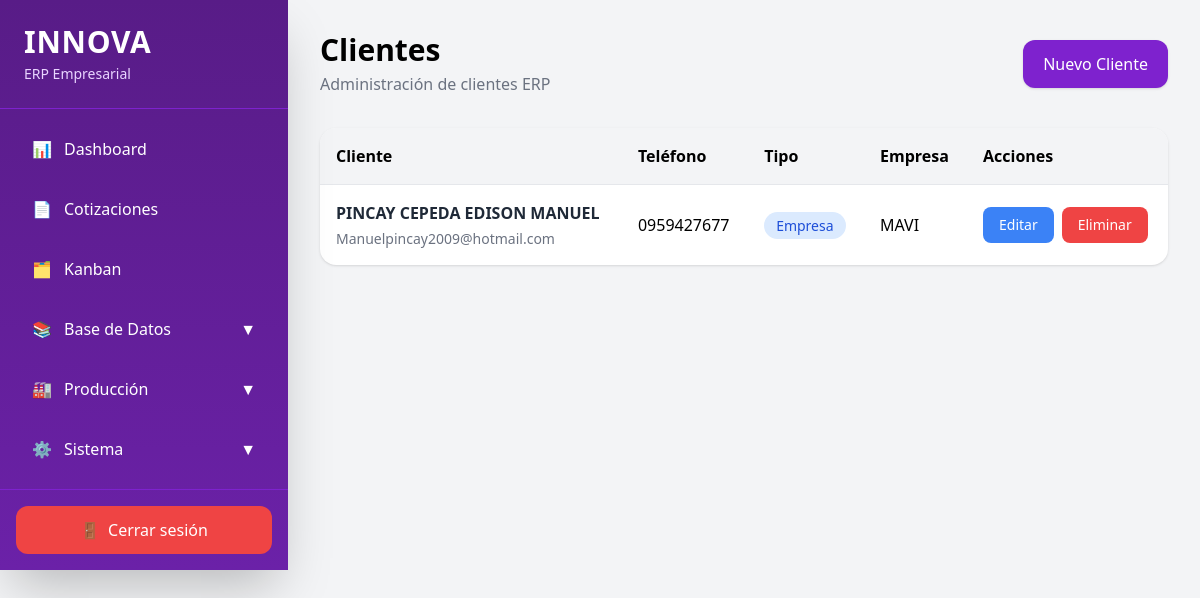
Before: /clients/ with the older database file.
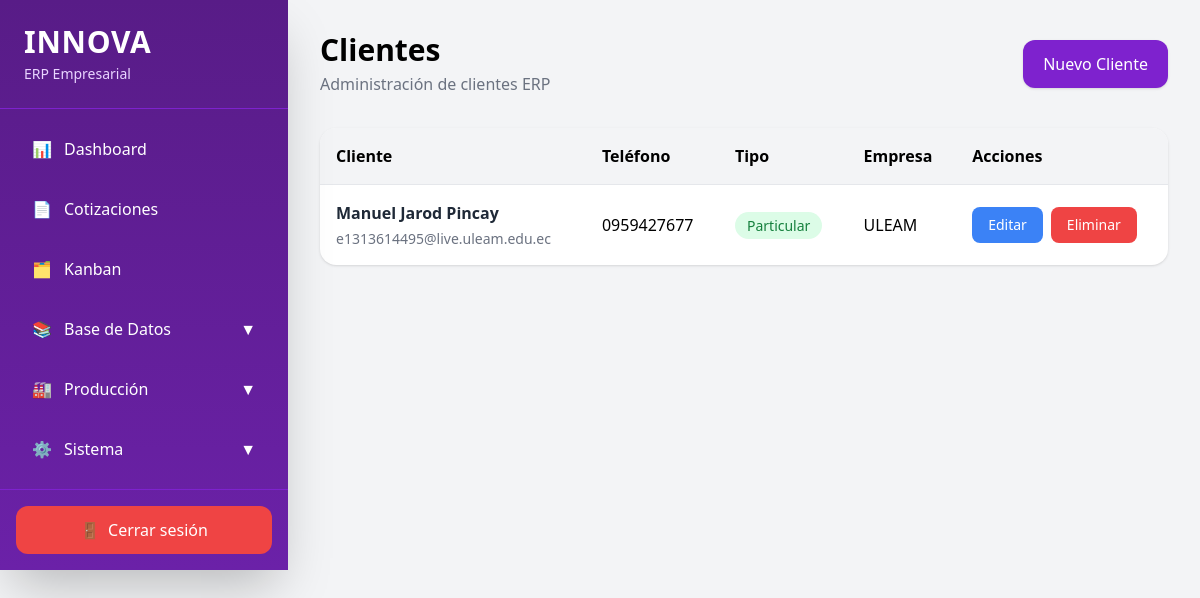
After: the same page with the newer database file.
### app/models/client.py (models this page shows)
class Client(Base):
    __tablename__ = "clients"
    id = Column(Integer, primary_key=True, index=True)
    name = Column(String)
    company = Column(String)
    ruc_ci = Column(String)
    phone = Column(String)
    email = Column(String)
    address = Column(Text)
    client_type = Column(String)
    observations = Column(Text)

### app/routes/clients.py (the view)
@router.get(
    "/",
    response_class=HTMLResponse
)
async def clients_page(
    request: Request,
    db: Session = Depends(get_db)
):
    clients = db.query(Client).all()
    return templates.TemplateResponse(
        request=request,
        name="clients.html",
        context={
            "clients": clients
        }
    )

### app/templates/clients.html
{% extends 'base.html' %}
{% block content %}
<div class="flex justify-between items-center mb-8">
    <div>
        <h1 class="text-2xl md:text-3xl font-bold">
            Clientes
        </h1>
        <p class="text-gray-500 mt-1">
            Administración de clientes ERP
        </p>
    </div>
    <a
        href="/clients/new"
        class="bg-purple-700 hover:bg-purple-800 text-white px-5 py-3 rounded-xl shadow transition"
    >
        Nuevo Cliente
    </a>
</div>
<div class="bg-white rounded-2xl shadow overflow-hidden">
    <div class="overflow-x-auto">
        <table class="w-full">
        <thead class="bg-gray-100">
            <tr>
                <th class="text-left p-4">
                    Cliente
                </th>
                <th class="text-left p-4">
                    Teléfono
                </th>
                <th class="text-left p-4">
                    Tipo
                </th>
                <th class="text-left p-4">
                    Empresa
                </th>
                <th class="text-left p-4">
                    Acciones
                </th>
            </tr>
        </thead>
        <tbody>
            {% for client in clients %}
            <tr class="border-t hover:bg-gray-50 transition">
                <td class="p-4">
                    <div class="font-semibold text-gray-800">
                        {{ client.name }}
                    </div>
                    {% if client.email %}
                    <div class="text-sm text-gray-500 mt-1">
                        {{ client.email }}
                    </div>
                    {% endif %}
                </td>
                <td class="p-4">
                    {{ client.phone or '-' }}
                </td>
                <td class="p-4">
                    {% if client.client_type == "empresa" %}
                    <span class="bg-blue-100 text-blue-700 px-3 py-1 rounded-full text-sm">
                        Empresa
                    </span>
                    {% else %}
                    <span class="bg-green-100 text-green-700 px-3 py-1 rounded-full text-sm">
                        Particular
                    </span>
                    {% endif %}
                </td>
                <td class="p-4">
                    {{ client.company or '-' }}
                </td>
                <td class="p-4">
                    <div class="flex gap-2">
                        <a
                            href="/clients/{{ client.id }}/edit"
                            class="bg-blue-500 hover:bg-blue-600 text-white px-4 py-2 rounded-lg text-sm transition"
                        >
                            Editar
                        </a>
                        <a
                            href="/clients/{{ client.id }}/delete"
                            onclick="return confirm('¿Eliminar cliente?')"
                            class="bg-red-500 hover:bg-red-600 text-white px-4 py-2 rounded-lg text-sm transition"
                        >
                            Eliminar
                        </a>
                    </div>
                </td>
            </tr>
            {% endfor %}
        </tbody>
        </table>
    </div>
</div>
{% endblock %}

Changed rows visible on the page:
changed Client: name "PINCAY CEPEDA EDISON MANUEL" → "Manuel Jarod Pincay"; email "Manuelpincay2009@hotmail.com" → "e1313614495@live.uleam.edu.ec"; company "MAVI" → "ULEAM"; client_type "Empresa" → "Particular"
